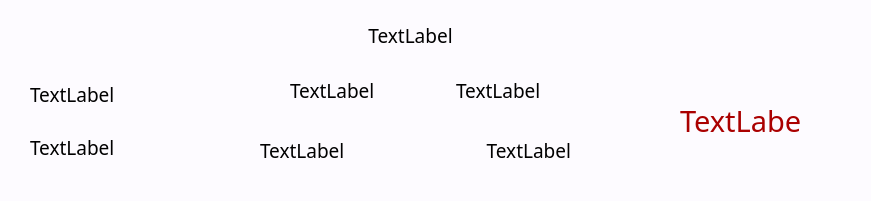
     <widget class="QFrame" name="frame">
      <property name="geometry">
       <rect>
        <x>30</x>
        <y>60</y>
        <width>871</width>
        <height>201</height>
       </rect>
      </property>
      <property name="styleSheet">
       <string notr="true">QFrame {
    background-color: rgb(253, 251, 255);
	border-radius: 10px;  /* 圆角半径为10像素 */
}
</string>
      </property>
      <property name="frameShape">
       <enum>QFrame::StyledPanel</enum>
      </property>
      <property name="frameShadow">
       <enum>QFrame::Raised</enum>
      </property>
      <widget class="QWidget" name="layoutWidget">
       <property name="geometry">
        <rect>
         <x>30</x>
         <y>70</y>
         <width>121</width>
         <height>101</height>
        </rect>
       </property>
       <layout class="QVBoxLayout" name="verticalLayout_5">
        <item>
         <widget class="QLabel" name="FlightNumberLabel">
          <property name="font">
           <font>
            <family>Rajdhani SemiBold</family>
            <pointsize>14</pointsize>
           </font>
          </property>
          <property name="text">
           <string>TextLabel</string>
          </property>
         </widget>
        </item>
        <item>
         <widget class="QLabel" name="PlaneTypeLabel">
          <property name="font">
           <font>
            <family>Rajdhani SemiBold</family>
            <pointsize>14</pointsize>
           </font>
          </property>
          <property name="text">
           <string>TextLabel</string>
          </property>
         </widget>
        </item>
       </layout>
      </widget>
      <widget class="QWidget" name="layoutWidget">
       <property name="geometry">
        <rect>
         <x>260</x>
         <y>130</y>
         <width>311</width>
         <height>41</height>
        </rect>
       </property>
       <layout class="QHBoxLayout" name="horizontalLayout_15">
        <item>
         <widget class="QLabel" name="DepartureAirportLabel">
          <property name="sizePolicy">
           <sizepolicy hsizetype="Preferred" vsizetype="Fixed">
            <horstretch>0</horstretch>
            <verstretch>0</verstretch>
           </sizepolicy>
          </property>
          <property name="font">
           <font>
            <family>黑体</family>
            <pointsize>14</pointsize>
           </font>
          </property>
          <property name="text">
           <string>TextLabel</string>
          </property>
         </widget>
        </item>
        <item>
         <widget class="QLabel" name="ArrivalAirportLabel">
          <property name="sizePolicy">
           <sizepolicy hsizetype="Fixed" vsizetype="Fixed">
            <horstretch>0</horstretch>
            <verstretch>0</verstretch>
           </sizepolicy>
          </property>
          <property name="font">
           <font>
            <family>黑体</family>
            <pointsize>14</pointsize>
           </font>
          </property>
          <property name="layoutDirection">
           <enum>Qt::RightToLeft</enum>
          </property>
          <property name="text">
           <string>TextLabel</string>
          </property>
          <property name="alignment">
           <set>Qt::AlignRight|Qt::AlignTrailing|Qt::AlignVCenter</set>
          </property>
         </widget>
        </item>
       </layout>
      </widget>
      <widget class="QWidget" name="layoutWidget">
       <property name="geometry">
        <rect>
         <x>290</x>
         <y>70</y>
         <width>251</width>
         <height>41</height>
        </rect>
       </property>
       <layout class="QHBoxLayout" name="horizontalLayout_16">
        <item>
         <widget class="QLabel" name="DepartureTimeLabel">
          <property name="font">
           <font>
            <family>Rajdhani SemiBold</family>
            <pointsize>14</pointsize>
           </font>
          </property>
          <property name="text">
           <string>TextLabel</string>
          </property>
         </widget>
        </item>
        <item>
         <widget class="QLabel" name="ArrivalTimeLabel">
          <property name="sizePolicy">
           <sizepolicy hsizetype="Fixed" vsizetype="Preferred">
            <horstretch>0</horstretch>
            <verstretch>0</verstretch>
           </sizepolicy>
          </property>
          <property name="font">
           <font>
            <family>Rajdhani SemiBold</family>
            <pointsize>14</pointsize>
           </font>
          </property>
          <property name="layoutDirection">
           <enum>Qt::LeftToRight</enum>
          </property>
          <property name="text">
           <string>TextLabel</string>
          </property>
         </widget>
        </item>
       </layout>
      </widget>
      <widget class="QLabel" name="DepartureDateLabel">
       <property name="geometry">
        <rect>
         <x>270</x>
         <y>20</y>
         <width>281</width>
         <height>31</height>
        </rect>
       </property>
       <property name="font">
        <font>
         <family>Rajdhani SemiBold</family>
         <pointsize>14</pointsize>
        </font>
       </property>
       <property name="layoutDirection">
        <enum>Qt::RightToLeft</enum>
       </property>
       <property name="text">
        <string>TextLabel</string>
       </property>
       <property name="alignment">
        <set>Qt::AlignCenter</set>
       </property>
      </widget>
      <widget class="QLabel" name="PriceLabel">
       <property name="geometry">
        <rect>
         <x>680</x>
         <y>70</y>
         <width>121</width>
         <height>101</height>
        </rect>
       </property>
       <property name="font">
        <font>
         <family>Rajdhani SemiBold</family>
         <pointsize>22</pointsize>
         <weight>50</weight>
         <bold>false</bold>
        </font>
       </property>
       <property name="styleSheet">
        <string notr="true">#PriceLabel {
    color: rgb(170, 0, 0);
}

</string>
       </property>
       <property name="text">
        <string>TextLabel</string>
       </property>
       <property name="scaledContents">
        <bool>false</bool>
       </property>
       <property name="wordWrap">
        <bool>false</bool>
       </property>
      </widget>
     </widget>
